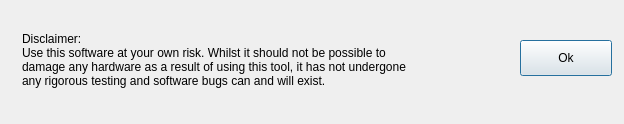
<?xml version="1.0" encoding="UTF-8"?>
<ui version="4.0">
 <class>warning</class>
 <widget class="QDialog" name="warning">
  <property name="windowModality">
   <enum>Qt::ApplicationModal</enum>
  </property>
  <property name="geometry">
   <rect>
    <x>0</x>
    <y>0</y>
    <width>624</width>
    <height>124</height>
   </rect>
  </property>
  <property name="sizePolicy">
   <sizepolicy hsizetype="Fixed" vsizetype="Fixed">
    <horstretch>0</horstretch>
    <verstretch>0</verstretch>
   </sizepolicy>
  </property>
  <property name="windowTitle">
   <string>Dialog</string>
  </property>
  <widget class="QLabel" name="label">
   <property name="geometry">
    <rect>
     <x>22</x>
     <y>19</y>
     <width>481</width>
     <height>81</height>
    </rect>
   </property>
   <property name="text">
    <string>Disclaimer:
Use this software at your own risk. Whilst it should not be possible to 
damage any hardware as a result of using this tool, it has not undergone
any rigorous testing and software bugs can and will exist.</string>
   </property>
  </widget>
  <widget class="QPushButton" name="pushButton">
   <property name="geometry">
    <rect>
     <x>520</x>
     <y>40</y>
     <width>92</width>
     <height>36</height>
    </rect>
   </property>
   <property name="sizePolicy">
    <sizepolicy hsizetype="Fixed" vsizetype="Fixed">
     <horstretch>0</horstretch>
     <verstretch>0</verstretch>
    </sizepolicy>
   </property>
   <property name="text">
    <string>Ok</string>
   </property>
  </widget>
 </widget>
 <resources/>
 <connections/>
</ui>
